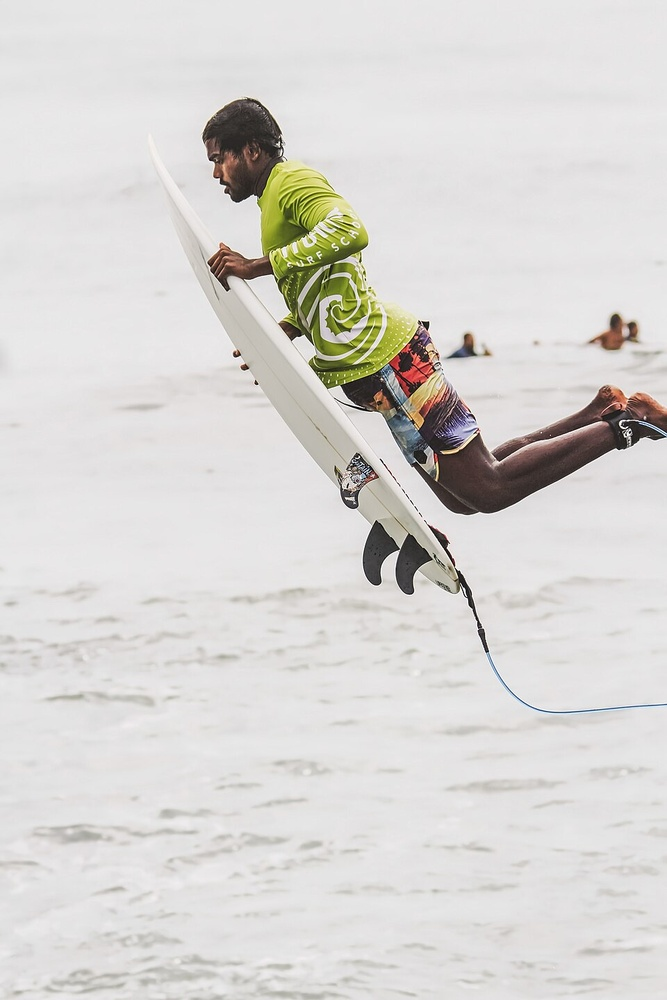
#> input picture backend/tests/fixtures/body_person.jpg, 667 x 1000 px, shrunk from 960 x 1440 before the run
$ python -i imaging.py   (imports and definitions only)   (older library calls are emulated)
#> lines starting #> are read from the running program, lines starting #| are printed output that depends on the picture
"""Shared image decoding and quality gates.

BUILD_PLAN §5: image bytes live in request memory only — never written to
disk, never logged. Every function here is pure over an in-memory buffer.
"""

import cv2
import numpy as np

from app.errors import AtelierError, FailureState

# Laplacian variance below this is too soft to measure from (tuned on the
# committed fixture set; see backend/tests).
SHARP_MIN = 40.0
# Luminance window for a usable exposure.
LUMA_MIN = 40.0
LUMA_MAX = 235.0


def decode(image_bytes: bytes) -> np.ndarray:
    arr = np.frombuffer(image_bytes, dtype=np.uint8)
    img = cv2.imdecode(arr, cv2.IMREAD_COLOR)
    if img is None:
        raise AtelierError(
            FailureState.POOR_IMAGE,
            "That file could not be read as a photo. Try a JPEG or PNG.",
        )
    return img


def sharpness(img: np.ndarray) -> float:
    gray = cv2.cvtColor(img, cv2.COLOR_BGR2GRAY)
    return float(cv2.Laplacian(gray, cv2.CV_64F).var())


def mean_luminance(img: np.ndarray) -> float:
    return float(cv2.cvtColor(img, cv2.COLOR_BGR2GRAY).mean())


def quality_gate(img: np.ndarray) -> tuple[float, float]:
    """Reject unusable captures up front; return (sharpness, luminance)."""
    sharp = sharpness(img)
    luma = mean_luminance(img)
    if sharp < SHARP_MIN:
        raise AtelierError(
            FailureState.POOR_IMAGE,
            "The photo is too blurry to measure from. Retake it steady and in light.",
        )
    if luma < LUMA_MIN:
        raise AtelierError(
            FailureState.POOR_IMAGE,
            "The photo is too dark to analyze. Move into better light and retake.",
        )
    if luma > LUMA_MAX:
        raise AtelierError(
            FailureState.POOR_IMAGE,
            "The photo is overexposed. Step out of direct harsh light and retake.",
        )
    return sharp, luma


def sharpness_score(sharp: float) -> float:
    return float(min(1.0, sharp / (SHARP_MIN * 4.0)))


def exposure_score(luma: float) -> float:
    return float(max(0.0, 1.0 - abs(luma - 127.5) / 127.5))

>>> import cv2
>>> picture = cv2.imread('../../tests/fixtures/body_person.jpg')
#> picture is the input picture: shape (1000, 667, 3); mean B, G, R 211.3, 214.2, 216.3
>>> result = quality_gate(picture)
#> in sharpness, `gray = cv2.cvtColor(img, cv2.COLOR_BGR2GRAY)`:
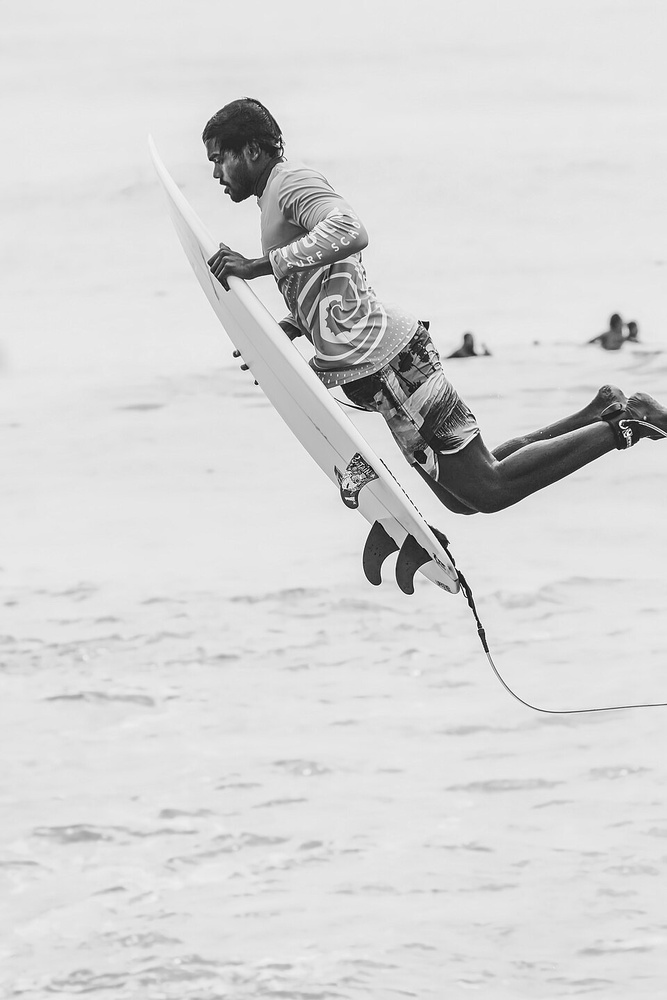
#> gray: shape (1000, 667); min 0, max 255, mean 214.6
#> in quality_gate, `sharp = sharpness(img)`: sharp = 908.3
#> in quality_gate, `luma = mean_luminance(img)`: luma = 214.6
#> result = (908.3, 214.6)
